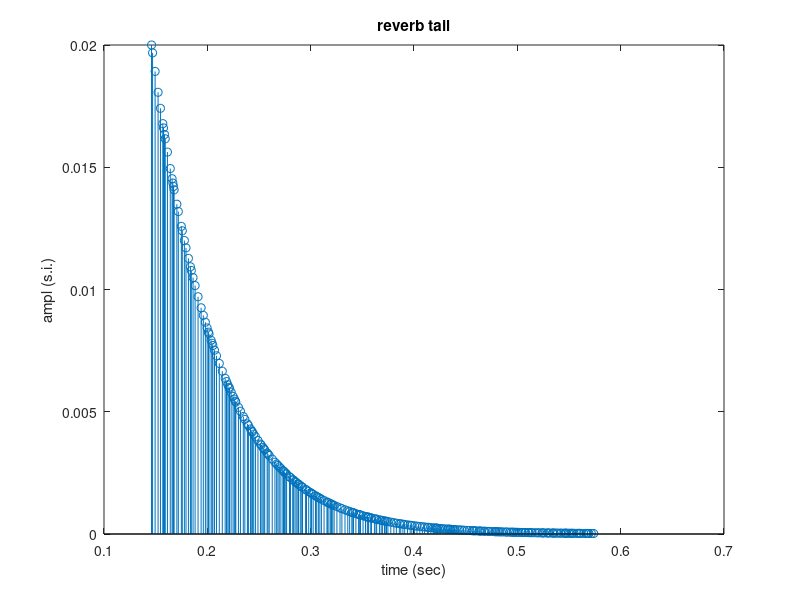

This chart was generated by the following MATLAB code: (Note: this script raises an error after producing the figure.)
% Test reverb tail design for EVERTims Audio Engine
%
% David Poirier-Quinot, IRCAM 2016

%% Init
BUFFER_LENGTH = 512;
Fs = 44100;
MIN_DELAY_BETWEEN_TAIL_TAP = 0.001;
MAX_DELAY_BETWEEN_TAIL_TAP = 0.007;

% values for shova mat
RT60 = 0.28; % Response Time -60dB in sec % 	[ 0.39, 0.39, 0.39, 0.35, 0.28, 0.22, 0.26, 0.33, 0.25, 0.25 ]
initGain = 0.0199;
initGainDb = 20*log10(initGain);
initDelay = 0.146; % in sec, arbitrary end of early reflextions

% values for mirror mat
RT60 = 0.43; % Response Time -60dB in sec % [ 0.36, 0.36, 0.36, 0.36, 0.36, 0.36, 0.36, 0.36, 0.36, 0.36 ]
initGain = 0.02;
initGainDb = 20*log10(initGain);
initDelay = 0.146; % in sec, arbitrary end of early reflextions
reverbTail = [initDelay, initGain];
% tailSlope = initGain * (10^-6 - 1) / RT60;
tailSlope = -60 / RT60; % dB

%% Compute reverb tail
timeIncr = @(minDelay, maxDelay) minDelay + rand() * (maxDelay - minDelay);

minDelay = MIN_DELAY_BETWEEN_TAIL_TAP;
maxDelay = MAX_DELAY_BETWEEN_TAIL_TAP;
dynamicTailSizeGain = RT60;
time = initDelay + timeIncr( minDelay, maxDelay ) * dynamicTailSizeGain;
while( time < (initDelay+RT60) );
    gainDb = (time-initDelay) * tailSlope;
    gain = initGain*10^(gainDb/20);
    reverbTail = [ reverbTail; [time, gain]];
    time = time + timeIncr(minDelay, maxDelay) * dynamicTailSizeGain;
end

stem(reverbTail(:,1), reverbTail(:,2));
ylabel('ampl (s.i.)'); xlabel('time (sec)'); title('reverb tail');
sum(reverbTail(:,2))

fprintf('num tap in reverb tail: %ld \n', size(reverbTail, 1));
fprintf('(max: %ld, min: %ld) \n',...
    RT60 / (MAX_DELAY_BETWEEN_TAIL_TAP * dynamicTailSizeGain), ...
    RT60 / (MIN_DELAY_BETWEEN_TAIL_TAP * dynamicTailSizeGain) );
fprintf('num buffer worth of tail: %.1f \n', Fs * RT60 / BUFFER_LENGTH);
fprintf('tail tap density per second: %.1f \n', size(reverbTail, 1) / RT60);
fprintf('tail tap density buffer-wise: %.1f \n', size(reverbTail, 1) / (Fs * RT60 / BUFFER_LENGTH) );

%% apply on audio
load handel;
duration = 1; % in sec
y = y(1:duration*Fs,1);
d = 1; y = zeros(Fs,1); y(1:d) = ones(d,1); % dirach
% a = audioplayer(y,Fs);
% playblocking(a);

out = zeros( ceil(max(reverbTail(:,1)) * Fs) + length(y), 1);
for i = 1:size(reverbTail,1);
    indexStart = floor(reverbTail(i,1) * Fs);
    out( indexStart : indexStart+length(y)-1 ) = out( indexStart : indexStart+length(y)-1 ) + reverbTail(i,2) .* y;
end

a = audioplayer(out/max(abs(out)),Fs);
playblocking(a);
subplot(211), plot(0:1/Fs:(size(y,1)-1)/Fs, y);
subplot(212), plot(0:1/Fs:(size(out,1)-1)/Fs, out);